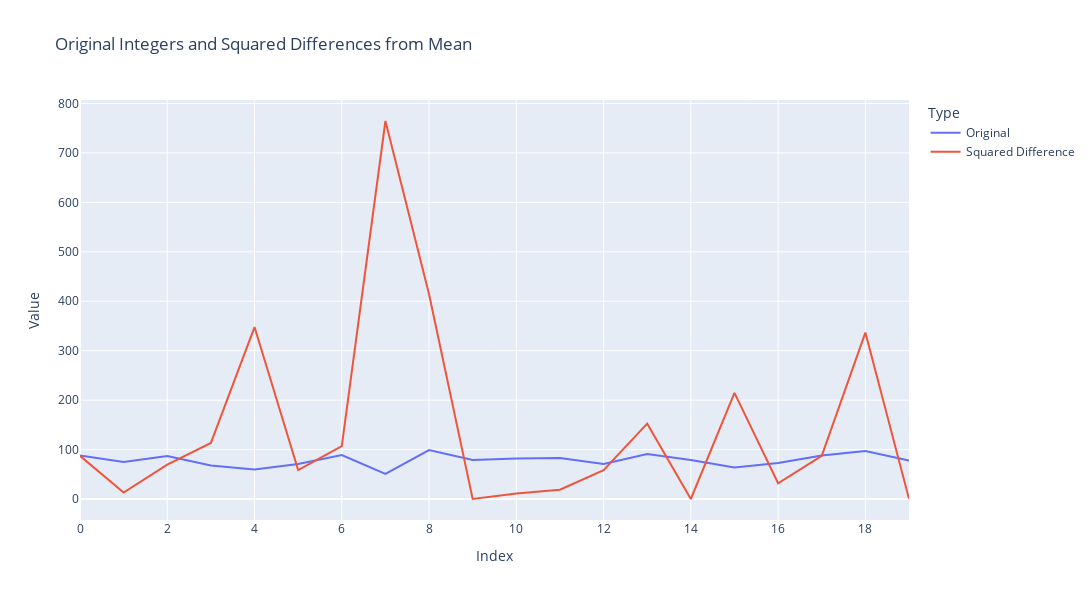

Notebook source saved alongside this figure:
### Code cell
df_melted = df.melt(id_vars='Index', value_vars=['Original', 'Squared Difference'],
                    var_name='Type', value_name='Value')

fig = px.line(df_melted, x='Index', y='Value', color='Type',
              title='Original Integers and Squared Differences from Mean')
fig.update_layout(
    height=600,
    width=1250,

)
fig.show()

### Figure 1 — Plotly figure (JSON) as saved in the notebook; plotly's stock layout.template omitted (floating-point values rounded to 4 significant figures)
{"data": [{"hovertemplate": "Type=Original<br>Index=%{x}<br>Value=%{y}<extra></extra>", "legendgroup": "Original", "line": {"color": "#636efa", "dash": "solid"}, "marker": {"symbol": "circle"}, "mode": "lines", "name": "Original", "orientation": "v", "showlegend": true, "type": "scatter", "x": [0, 1, 2, 3, 4, 5, 6, 7, 8, 9, 10, 11, 12, 13, 14, 15, 16, 17, 18, 19], "xaxis": "x", "y": [88.0, 75.0, 87.0, 68.0, 60.0, 71.0, 89.0, 51.0, 99.0, 79.0, 82.0, 83.0, 71.0, 91.0, 79.0, 64.0, 73.0, 88.0, 97.0, 78.0], "yaxis": "y"}, {"hovertemplate": "Type=Squared Difference<br>Index=%{x}<br>Value=%{y}<extra></extra>", "legendgroup": "Squared Difference", "line": {"color": "#EF553B", "dash": "solid"}, "marker": {"symbol": "circle"}, "mode": "lines", "name": "Squared Difference", "orientation": "v", "showlegend": true, "type": "scatter", "x": [0, 1, 2, 3, 4, 5, 6, 7, 8, 9, 10, 11, 12, 13, 14, 15, 16, 17, 18, 19], "xaxis": "x", "y": [87.42, 13.32, 69.72, 113.4, 347.8, 58.52, 107.1, 764.5, 414.1, 0.1225, 11.22, 18.92, 58.52, 152.5, 0.1225, 214.6, 31.92, 87.42, 336.7, 0.4225], "yaxis": "y"}], "layout": {"height": 600, "legend": {"title": {"text": "Type"}, "tracegroupgap": 0}, "title": {"text": "Original Integers and Squared Differences from Mean"}, "width": 1250, "xaxis": {"anchor": "y", "domain": [0, 1], "title": {"text": "Index"}}, "yaxis": {"anchor": "x", "domain": [0, 1], "title": {"text": "Value"}}}}
